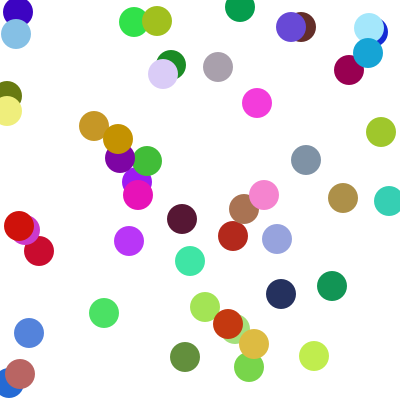
Frame 1 (no input)
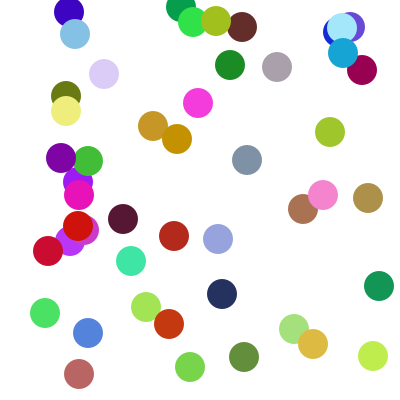
Frame 60 (the mouse pressed at the canvas centre just before this capture)
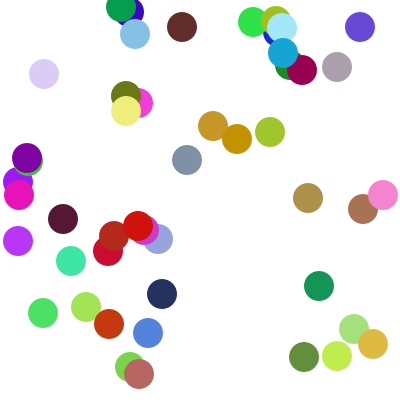
Frame 120 (the mouse held since frame 60 and released just before this capture)

The Processing sketch that drew these frames (run headless with seeded random() and noise(); from frame 60 on, the mouse is pressed at the canvas centre):

// Processing sketch: sketch_200626b
// ── sketch_200626b.pde
 int[] x,y,lr;
 int[] r,g,b;
 void setup()
 {
   int i;
    x = new int[50];  y = new int[50];
    lr = new int[50];
    r = new int[50]; g = new int[50]; b = new int[50];
    size(400,400);
    for(i = 0; i<50; ++i){
    x[i] = int(random(400)); y[i] = int(random(400));
    r[i] = int(random(256)); g[i] = int(random(256)); b[i] = int(random(256));
    lr[i] = int(random(2))*2-1;
   }
   noStroke();
 }
 void draw() 
 { 
   int i;
   background(255);
   for(i = 0; i < 50; ++i){
      x[i] += lr[i];
     if (x[i] == 385) { lr[i] = -1;}
     else if (x[i] == 14) { lr[i] = 1;}
     fill(r[i],g[i],b[i]);
     ellipse(x[i],y[i],30,30);
   }
 }
 
